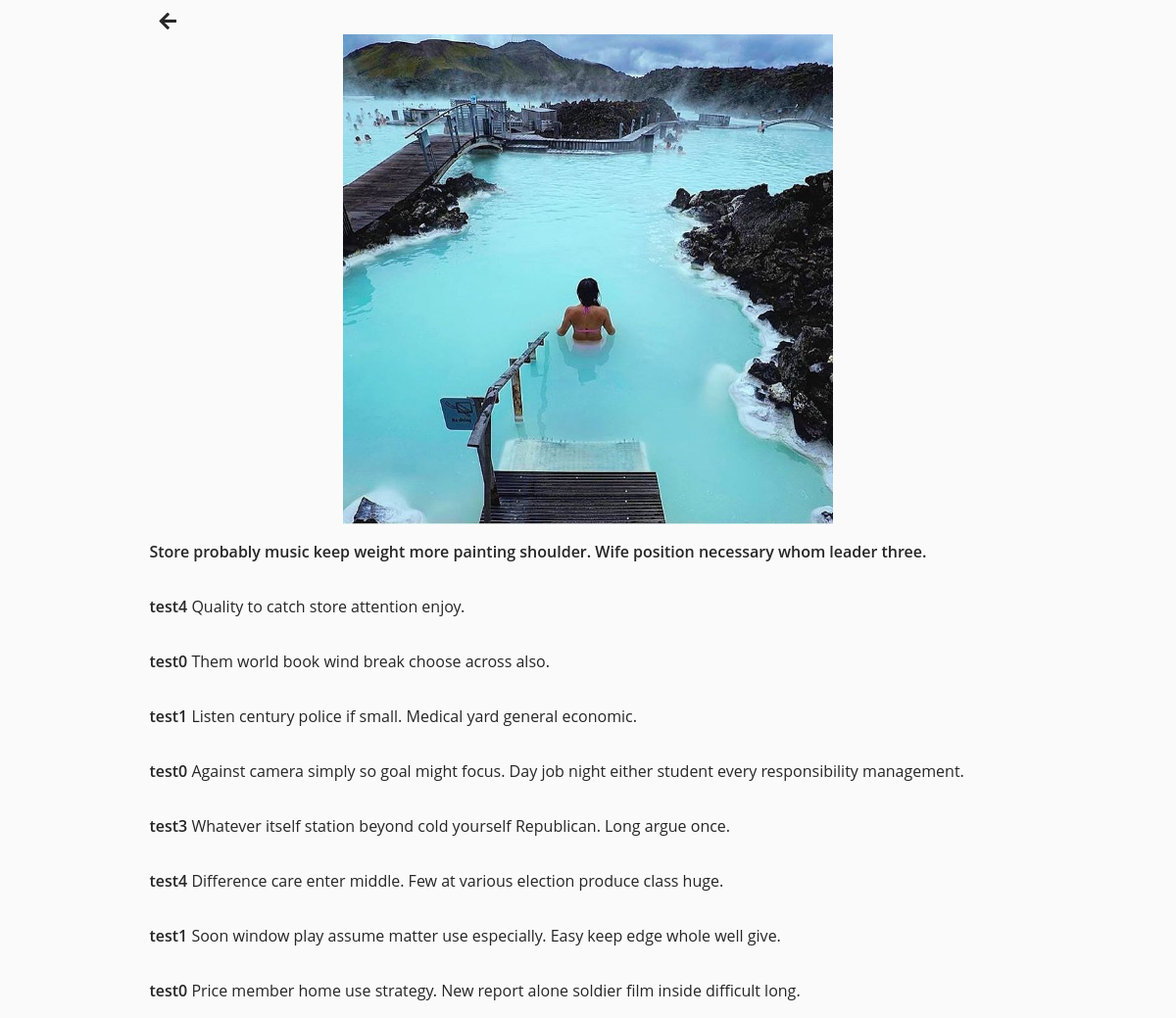
Screenshot of /test3/post/2 with the database file from the repository.
### src/models/Posts.py (models this page shows, shortened)
class Posts(db.Model):
	id = db.Column(db.Integer, primary_key=True)
	filename = db.Column(db.String(), nullable=False)
	content = db.Column(db.String(), nullable=False)
	timestamp = db.Column(db.DateTime(), default=datetime.now)
	user_id = db.Column(db.Integer, db.ForeignKey("user.id"), nullable=False)
	comments = db.relationship(
		"Comments",
		backref="comment",
		cascade="all, delete, delete-orphan",
		lazy=True
	)
	likes = db.relationship(
		"Likes",
		backref='post',
		cascade="all, delete, delete-orphan",
		lazy=True
	)

### src/models/Comments.py (models this page shows)
class Comments(db.Model):
	id = db.Column(db.Integer, primary_key=True)
	timestamp = db.Column(db.DateTime, default=datetime.now)
	content = db.Column(db.String, nullable=False)
	username = db.Column(db.String, db.ForeignKey("user.username"), nullable=False)
	post_id = db.Column(db.Integer, db.ForeignKey("posts.id"), nullable=False)

### src/views/profile.py (the view, shortened to what this page needs)
@profile_view.route('/<string:username>/post/<int:id>', methods=['GET', "POST"])
def single_post(username, id):
	logged_user = False
	form = CommentForm()
	post = single_post_svc(id)
	user = get_user_by_username(username)
	if current_user.is_authenticated and current_user.id == user.id:
		logged_user = True
	return render_template('post.html', post=post, form=form, logged_user=logged_user, username=username)

### src/services/helpers.py (called while the page is built)
def get_user_by_username(username):
	user = User.query.filter_by(username=username).first()
	return user

### src/services/post_services.py (called while the page is built)
def single_post_svc(id):
	post = Posts.query.get(id)
	return post

### src/templates/post.html (shortened to what this page needs)
{% extends "layout.html" %}
{% block content %}
    <div class="container">
        <div class="profile-user-settings">
            <a href="{{ url_for('main_view.profile', username=username) }}" class="btn profile-settings-btn" aria-label="Go back"><i class="fas fa-arrow-left" aria-hidden="true"></i></a>
			</div>
    </div>
    <div class="container">
        <section class="post-image">
            <img src="{{ url_for('static', filename='images/dummy/'+post.filename) }}" alt="">
        </section>
        <section class="post-content">
            <div class="profile-bio comment-line">
				<p><span class="profile-real-name">{{ post.content }}</span></p>
			</div>
        </section>
        <section class="post-comments">
            {% for comment in post.comments %}
                <div class="profile-bio comment-line">
				<p><span class="profile-real-name">{{ comment.username }}</span>  {{ comment.content }}</p>
			</div>
            {% endfor %}
        </section>
    </div>
{% endblock content %}

### src/static/css/main.css (style rules this page uses)
:root { font-size: 10px; }
*, *::before, *::after { box-sizing: border-box; }
body { font-family: "Open Sans", Arial, sans-serif; min-height: 100vh; background-color: #fafafa; color: #262626; padding-bottom: 3rem; }
img { display: block; }
.container { max-width: 93.5rem; margin: 0 auto; padding: 0 2rem; }
.btn { display: inline-block; font: inherit; background: none; border: none; color: inherit; padding: 0; cursor: pointer; }
.profile-user-settings, .profile-stats, .profile-bio { float: left; width: calc(66.666% - 2rem); }
.profile-user-settings { margin-top: 1.1rem; }
.profile-settings-btn { font-size: 2rem; margin-left: 1rem; }
.profile-bio { font-size: 1.6rem; font-weight: 400; line-height: 1.5; margin-top: 2.3rem; }
.profile-real-name, .profile-stat-count, .profile-edit-btn { font-weight: 600; }

### src/static/css/post.css (style rules this page uses)
.post-image img { max-height: 500px; max-width: 500px; margin: 0 auto }
.comment-line { width: 100% !important; }

### rows the page displays
Posts: filename (picture), content "Store probably music keep weight more painting shoulder. Wife position necessary whom leader three."
Comments: username "test4", content "Quality to catch store attention enjoy."
Comments: username "test0", content "Them world book wind break choose across also."
Comments: username "test1", content "Listen century police if small. Medical yard general economic."
Comments: username "test0", content "Against camera simply so goal might focus. Day job night either student every responsibility management."
Comments: username "test3", content "Whatever itself station beyond cold yourself Republican. Long argue once."
Comments: username "test4", content "Difference care enter middle. Few at various election produce class huge."
Comments: username "test1", content "Soon window play assume matter use especially. Easy keep edge whole well give."
Comments: username "test0", content "Price member home use strategy. New report alone soldier film inside difficult long."
